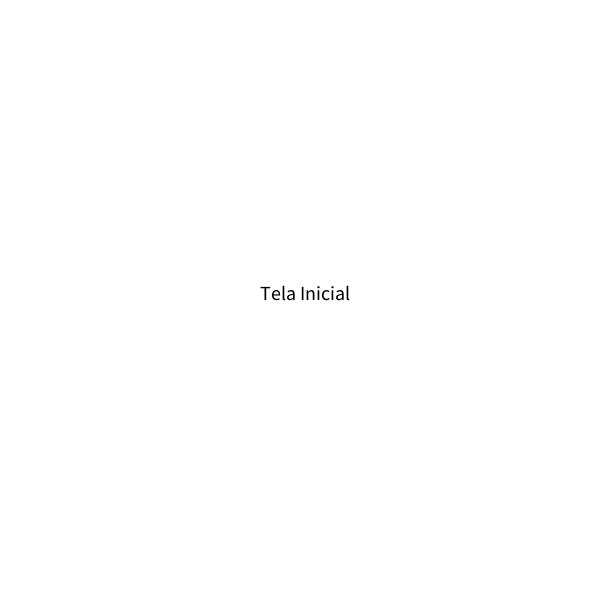
Frame 1 (no input)
Frame 60 (the mouse pressed at the canvas centre just before this capture): identical to frame 1, image omitted
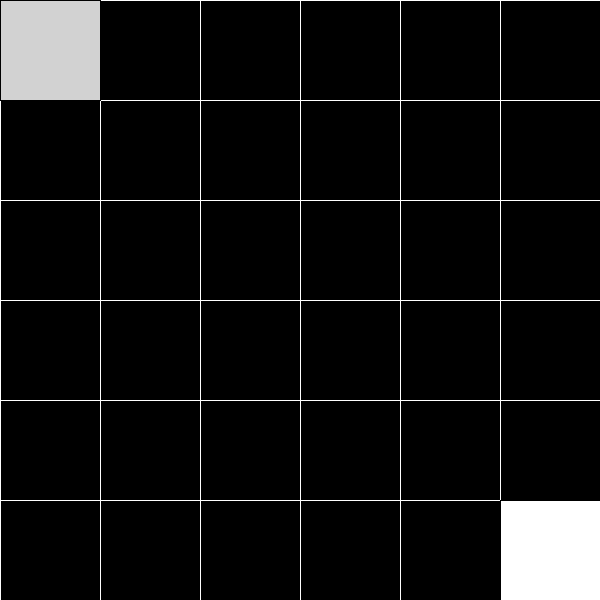
Frame 120 (the mouse held since frame 60 and released just before this capture)

The Processing sketch that drew these frames (run headless with seeded random() and noise(); from frame 60 on, the mouse is pressed at the canvas centre):

// Processing sketch: finalFantasy
// ── finalFantasy.pde
int x = 0;
int y = 0;
int [] c = {0, 0, 0};
boolean andar = true;
boolean evento = false;
boolean eventoFinalizado = false;
int tempo = 0;
int vidaChar = 100;
int manaChar = 50;
int defesa = 0;
boolean atingido = false;
int tempoDano = 0;
int vidaTiamat = 1000;

//estados possíveis
int telaInicial = 0;
int mapa = 1;
int batalha = 2;
int resolucao = 3;

int atacar = 0;
int esperar = 1;


//estados iniciais
int estado = telaInicial;
int estadoPersonagem = esperar;

int [][] m = {
  {0, 0, 0, 0, 0, 0},
  {0, 0, 0, 0, 0, 0},
  {0, 0, 0, 0, 0, 0},
  {0, 0, 0, 0, 0, 0},
  {0, 0, 0, 0, 0, 0},
  {0, 0, 0, 0, 0, 1},
};

void setup() {
  size(600, 600);
  textSize(20);
}

void draw() {
  background(255);
  MEF();
}

void MEF() {
  if (estado == telaInicial) {
    fill(0);
    text("Tela Inicial", 260, height/2);
    if (mousePressed) {
      estado = mapa;
    }
  }
  if (estado == mapa) {
    mostraMapa();
    if (eventoFinalizado == true) {
      fill(0);
      stroke(255);
      rect(500, 500, 100, 100);
    }
    personagem();
    colisão();
    if (eventoFinalizado == false) {
      if (evento == true) {
        estado = batalha;
      }
    }
  }
  if (estado == batalha) {
    batalha();
  }
  if (estado == resolucao) {
    resolucao();
  }
}

void mostraMapa() {
  for (int i=0; i<6; i++) {
    for (int j=0; j<6; j++) {
      switch(m[j][i]) {
      case 0:
        fill(0);
        stroke(255);
        rect(i*100, j*100, 100, 100);
        break;
      case 1:
        fill(255);
        stroke(0);
        rect(i*100, j*100, 100, 100);
        break;
      }
    }
  }
}

void personagem() {
  if (estado == mapa) {
    fill(210);
    rect(x, y, 100, 100);
    if (andar) {
      if (keyPressed) {
        if (keyCode == RIGHT) {
          x += 100;
          andar = false;
        } else if (keyCode == LEFT) {
          x -= 100;
          andar = false;
        } else if (keyCode == UP) {
          y -= 100;
          andar = false;
        } else if (keyCode == DOWN) {
          y+= 100;
          andar = false;
        }
      }
    }
    if (andar == false) {
      tempo++;
      if (tempo == 20) {
        tempo = 0;
        andar = true;
      }
    }
    if (x == 500 && y == 500) {
      evento = true;
    }
  }
}

void colisão() {
  if (x < 0) {
    x = 0;
  } else if (x > 500) {
    x = 500;
  }
  if (y < 0) {
    y = 0;
  } else if (y > 500) {
    y = 500;
  }
}

void batalha() {
  if (estadoPersonagem == esperar) {
    fill(0);
    rect(450, 150, 100, 100);
  } else if (estadoPersonagem == atacar) {
    fill(0);
    rect(430, 150, 100, 100);
    tempo++;
    if (tempo == 20) {
      estadoPersonagem = esperar;
      tempo = 0;
    }
  }
  fill(0);
  rect(0, 500, 600, 100);
  stroke(255);
  rect(0, 500, 150, 100);
  fill(255);
  text("Tiamat", 10, 530);
  fill(0);
  rect(150, 450, 150, 150);
  rect(160, 460, 130, 30);
  fill(255);
  text("Attack", 197, 480);
  fill(0);
  rect(300, 500, 300, 100);
  fill(255);
  text("Char", 320, 530);
  text( vidaChar + "/100", 420, 530);
  text(manaChar, 550, 530);
  fill(c[0], c[1], c[2]);
  rect(50, 100, 200, 200);
  if (mousePressed) {
    if (mouseX > 160 && mouseX < 290) {
      if (mouseY > 460 && mouseY < 490) {
        vidaTiamat -= ataque(25, 0);
        estadoPersonagem = atacar;
        atingido = true;
        println(vidaTiamat);
      }
    }
  }
  if (vidaTiamat == 0) {
    eventoFinalizado = true;
    estado = resolucao;
  }
  if (atingido == true) {
    c[0] = 255;
    tempoDano++;
  }
  if (tempoDano == 20) {
    c[0] = 0;
    tempoDano = 0;
    atingido = false;
  }
}
void resolucao() {
  text("Vitória", 280, height/2);
  tempo++;
  if (tempo == 60) {
    tempo = 0;
    estado = mapa;
  }
}
int ataque(int força, int defesa) {
  int dano = força - defesa;
  return dano;
}
